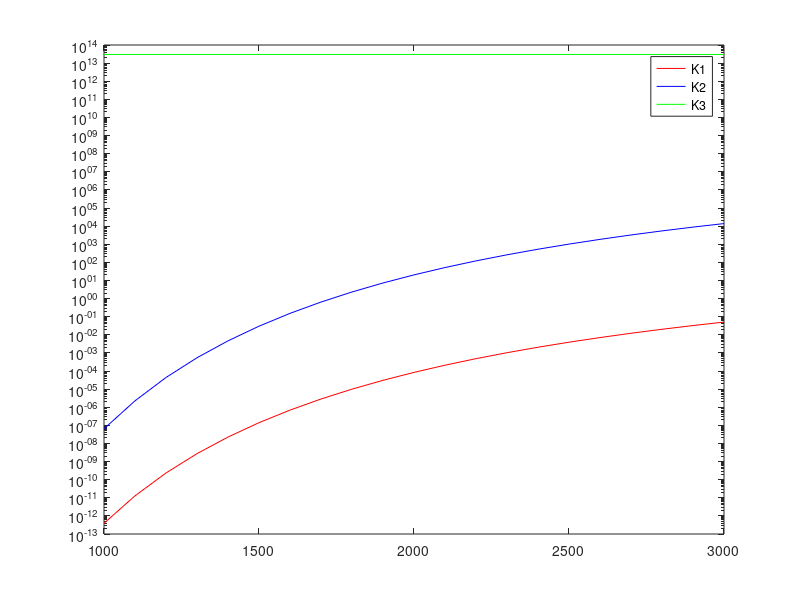

Write the MATLAB code that produced this figure.
% REPRESENTACIÓN K1,K2,K3

T = 1000:100:3000;
k1=@(T)1.8E4*exp(-38368./T);
k2=@(T)6.4E9*exp(-39139./T);
k3=@(T)3E13 + 0*T;

K1=k1(T);
K2=k2(T);
K3=k3(T);
semilogy(T,K1,'r')
hold on
semilogy(T,K2,'b')
semilogy(T,K3,'g')
hold off
legend('K1','K2','K3')
